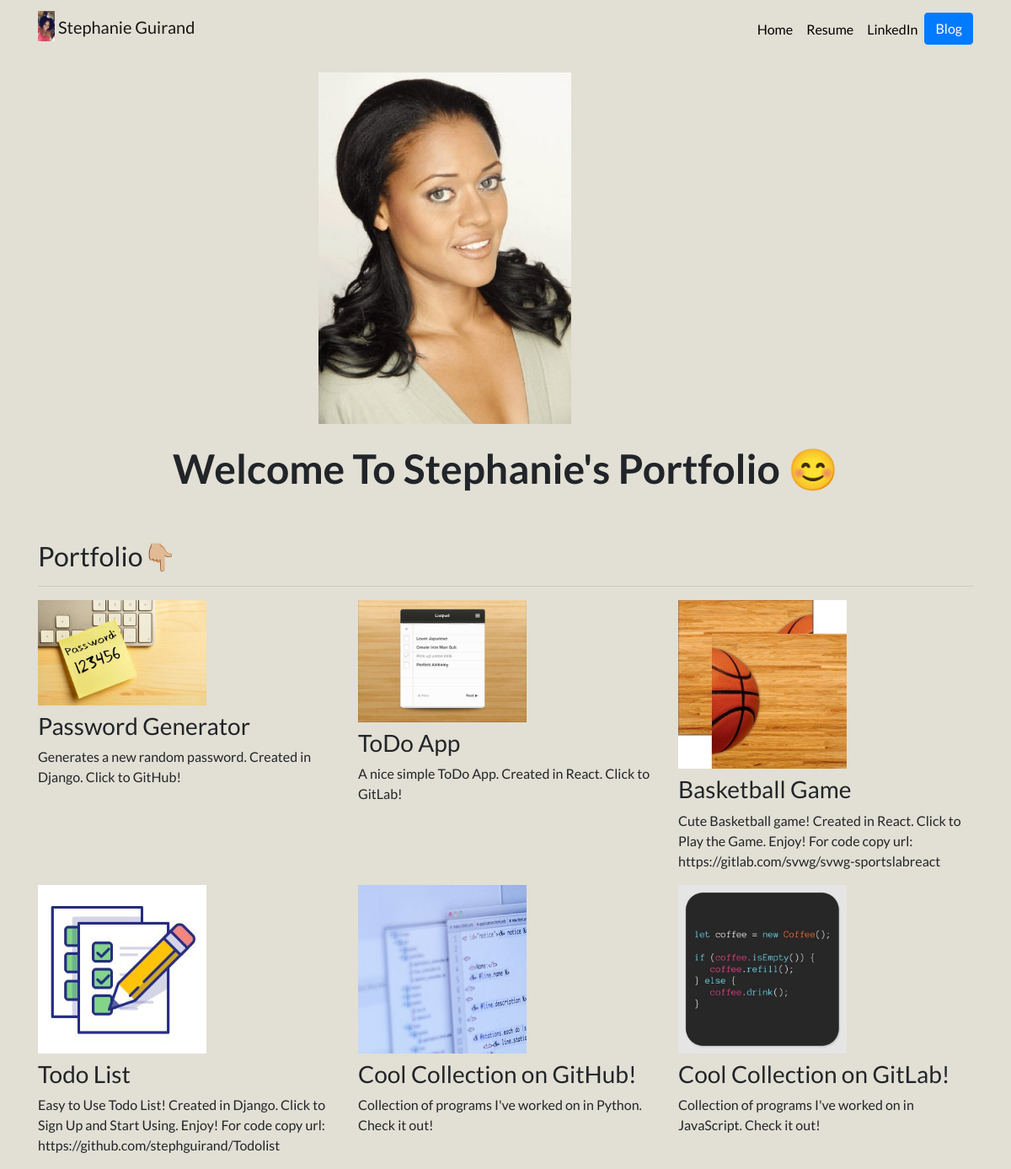
Before: / with the older database file.
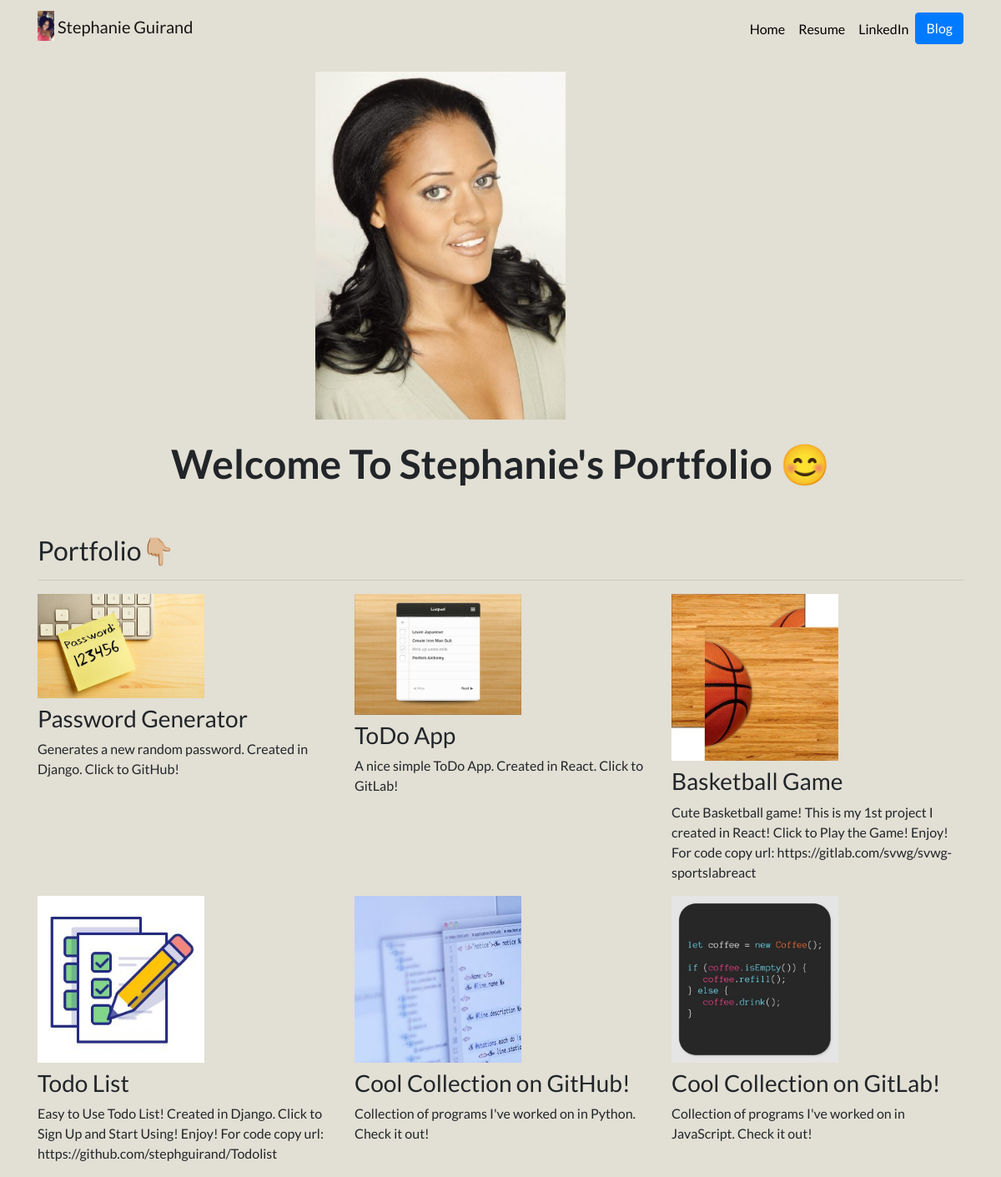
After: the same page with the newer database file.
### portfolio/models.py (models this page shows, shortened)
class Project(models.Model):
    title = models.CharField(max_length=100)
    description = models.CharField(max_length=250)
    image = models.ImageField(upload_to='portfolio/images/')
    url = models.URLField(blank=True)

### portfolio/views.py (the view)
# urls.py: 2. Add a URL to urlpatterns:  path('', views.home, name='home')
def home(request):
    projects = Project.objects.all()
    return render(request, 'portfolio/home.html', {'projects': projects})

### portfolio/templates/portfolio/home.html
{% extends 'portfolio/base.html' %} {% load static %} {% block content %}
<div class="row justify-content-center my-3">
  <div class="col-5">
    <img src="{% static 'portfolio/Headshot.jpg' %}" class="img-fluid mb-2" height="300" width="300" />
  </div>
</div>
<div class="row justify-content-center mb-3">
  <div class="col-md-9 text-center">
    <h1 id="hometext" class="font-weight-bold">Welcome To Stephanie's Portfolio 😊</h1>
  </div>
</div>
<h2 class="mt-5">Portfolio👇🏼 </h2>
<hr />
<div class="row">
  {% for project in projects %}
  <div class="col-lg-4 col-md-6">
    {% if project.url %}
    <a href="{{ project.url }}" target="_blank">
      <img src="{{ project.image.url }}" class="img-fluid mb-2" height="200" width="200" />
    </a>
    {% else %}
      <img src="{{ project.image.url }}" class="img-fluid mb-2" height="200" width="200" />
    </a>
    {% endif %}
    <h3>{{ project.title }}</h3>
    <p>{{ project.description }}</p>
  </div>
  {% endfor %}
</div>
{% endblock %}

Changed rows visible on the page:
changed Project "Basketball Game": description "Cute Basketball game! Created in React. Click to Play the Game. Enjoy! For code copy url: https://gitlab.com/svwg/svwg-sportslabreact" → "Cute Basketball game! This is my 1st project I created in React! Click to Play the Game! Enjoy! For code copy url: https://gitlab.com/svwg/svwg-sportslabreact"
changed Project "Todo List": description "Easy to Use Todo List! Created in Django. Click to Sign Up and Start Using. Enjoy! For code copy url: https://github.com/stephguirand/Todolist" → "Easy to Use Todo List! Created in Django. Click to Sign Up and Start Using! Enjoy! For code copy url: https://github.com/stephguirand/Todolist"
